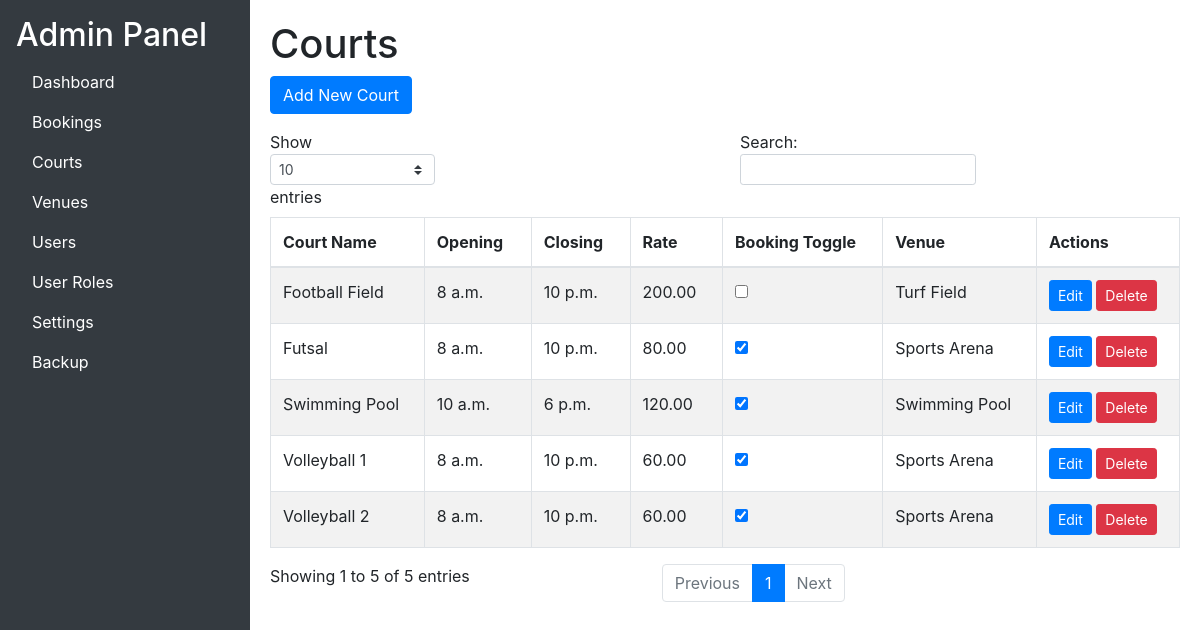
/adminpanel/courts/ (signed in), run on the app's committed database.
### base/models.py (models this page shows, shortened)
class Court(models.Model):
    courtName = models.CharField(max_length=255)
    opening = models.TimeField()
    closing = models.TimeField()
    rate = models.DecimalField(decimal_places=2, max_digits=10)
    bookingToggle = models.BooleanField()
    venueID = models.ForeignKey("Venue", on_delete=models.CASCADE)

class Venue(models.Model):
    venueName = models.CharField(max_length=255)
    bookingToggle = models.BooleanField()

### base/views.py (the view)
# urls.py: path('adminpanel/courts/', views.admin_courts, name='admin_courts'),
@login_required
@user_passes_test(is_admin)
def admin_courts(request):
    courts = Court.objects.all()
    return render(request, 'adminpanel/courts.html', {'courts': courts})

### base/views.py (called while the page is built)
def is_admin(user):
    return user.is_staff

### base/templates/adminpanel/courts.html (shortened to what this page needs)
{% extends "adminpanel/base_admin.html" %}
{% block content %}
    <h1>Courts</h1>
    <a href="{% url 'create_court' %}" class="btn btn-primary mb-3">Add New Court</a>
    <table id="courtsTable" class="table table-striped table-bordered">
        <thead>
            <tr>
                <th>Court Name</th>
                <th>Opening</th>
                <th>Closing</th>
                <th>Rate</th>
                <th>Booking Toggle</th>
                <th>Venue</th>
                <th>Actions</th>
            </tr>
        </thead>
        <tbody>
            {% for court in courts %}
            <tr>
                <td>{{ court.courtName }}</td>
                <td>{{ court.opening }}</td>
                <td>{{ court.closing }}</td>
                <td>{{ court.rate }}</td>
                <td>
                    <input type="checkbox" data-toggle="toggle" data-on="Active" data-off="Inactive" data-onstyle="success" data-offstyle="danger" onchange="toggleBookingStatus('{{ court.id }}')" {% if court.bookingToggle %}checked{% endif %}>
                </td>
                <td>{{ court.venueID.venueName }}</td>
                <td>
                    <a href="{% url 'update_court' court.id %}" class="btn btn-primary btn-sm">Edit</a>
                    <button class="btn btn-danger btn-sm" onclick="confirmDelete('{{ court.id }}')">Delete</button>
                </td>
            </tr>
            {% endfor %}
        </tbody>
    </table>
{% endblock %}

### base/templates/adminpanel/base_admin.html (style rules this page uses)
body, html { height: 100%; margin: 0; }

### data on the page
Court: courtName "Volleyball 1", opening "8 a.m.", closing "10 p.m.", rate "60.00", bookingToggle "☑", venueID.venueName "Sports Arena"
Court: courtName "Volleyball 2", opening "8 a.m.", closing "10 p.m.", rate "60.00", bookingToggle "☑", venueID.venueName "Sports Arena"
Court: courtName "Futsal", opening "8 a.m.", closing "10 p.m.", rate "80.00", bookingToggle "☑", venueID.venueName "Sports Arena"
Court: courtName "Swimming Pool", opening "10 a.m.", closing "6 p.m.", rate "120.00", bookingToggle "☑", venueID.venueName "Swimming Pool"
Court: courtName "Football Field", opening "8 a.m.", closing "10 p.m.", rate "200.00", venueID.venueName "Turf Field"
